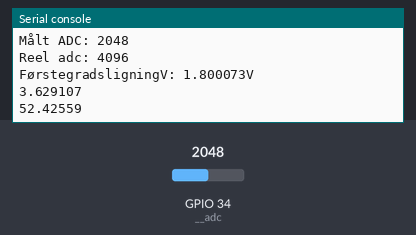
A program run on a simulated ESP32 board running MicroPython. Parts: the last lines printed to the serial console. Inputs (shaded band) come from the test bench; at power-on: GPIO 34 (__adc) = 2048 (analog values on the 0–4095 scale).

Above: at 1.2 s.
1.3 s: GPIO 34 (__adc) set to 2866
At 1.58 s:
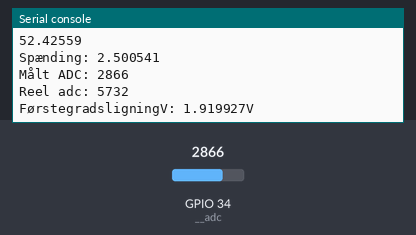
2.8 s: GPIO 34 (__adc) set to 3603
At 3.4 s:
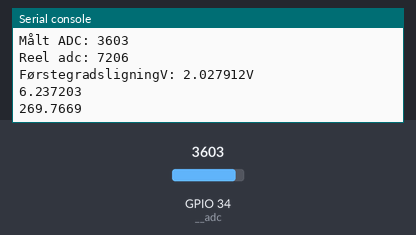
Timing chart, 0 to 5.8 s (numbered marks = the images above; inputs shaded):
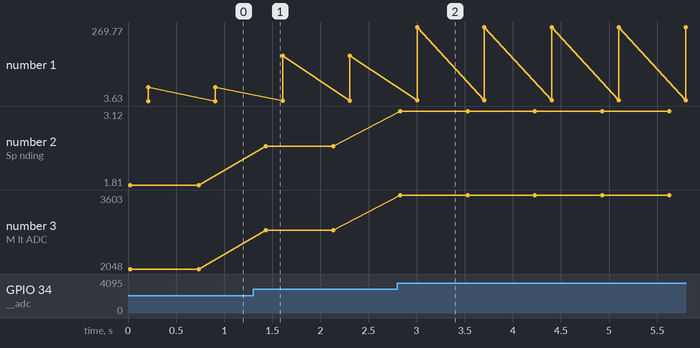

Measured:
- after the input at 1.3 s, the serial console: prints a new line after 0.13 s (image 1)
- after the input at 2.8 s, the serial console: prints a new line at once (image 2)
- plotted number 1: 52.43 → 166.76 after the input at 1.3 s, 166.76 → 269.77 after the input at 2.8 s
- plotted number 2: 1.81 → 2.5 after the input at 1.3 s, 2.5 → 3.12 after the input at 2.8 s
- plotted number 3: 2048 → 2866 after the input at 1.3 s, 2866 → 3603 after the input at 2.8 s

The program:

BatteriProcentM_ler.py
```python
# Mål U
#     Udskriv i Thonny
#     Også udskriv ADC og U_ADC

from machine import ADC,Pin
from adc_sub import ADC_substitute
from time import sleep
import utime

#####
# CONFIGURATION
pin_adc=34

#####
# OBJECTS
adc=ADC_substitute(pin_adc)

# while True:
#     adc_målt=adc.read_adc()
#     reel_adc=adc_målt*2
#     print(f"Spænding: {adc.read_voltage()}")
#     print(f"Målt ADC: {adc_målt}")
#     print(f"Reel adc: {reel_adc}")
#     utime.sleep_ms(100)


# # Lave førstegradsligning der udregner batteriprocent
# # 3.0V = 0% batteriprocent, 4.2V = 100% batteri
#
# ## Førstegradsligning
# ### Hent U og ADC_value fra USB PSU
# Dataset_one=(2.1,4095)
# Dataset_two=(1.5,0)
# #
# # ### Find a
# a=(Dataset_two[0]-Dataset_one[0])/(Dataset_two[1]-Dataset_one[1])
# # print(f"a={a}")
# #
# # ### Find b
# b=(Dataset_one[0]-a*Dataset_one[1])
# print(f"b = {b}")
# ### b=(Dataset_two[0]-a*Dataset_two[1])
# print(f"Førstegradsligning:\n y={a}x+{b}")


# Skriv program der måler batteriprocent
#     Udskriv i Thonny
#     Udskriv også U_ADC og U
while True:
    adc_målt=adc.read_adc()
    reel_adc=adc_målt*2
    print(f"Spænding: {adc.read_voltage()}")
    print(f"Målt ADC: {adc_målt}")
    print(f"Reel adc: {reel_adc}")
    Førstegradsligning=0.0001465201*adc_målt+1.5
    print(f"FørstegradsligningV: {Førstegradsligning}V")
    SpændingUd=adc.read_voltage()*2
    batteri=SpændingUd
    print(SpændingUd)
    batteriprocent=((SpændingUd-3)/1.2)*100
    print(batteriprocent)
    sleep(0.5)
```

adc_sub.py
```python
# An ESP32 ADC substituting library usable from 200 mV to 2,4 V
#
# This library mitigates some of the ESP32 ADC problems:
# - noise: by averaging over 256 measurement
# - 100 mV late start, and
# - non linearity: by using own formula
#
# The library uses a fixed attenuation of 11 dB and 12 bits

from machine import ADC, Pin

class ADC_substitute():

    __adc = None

    # ADC value to voltage first degree equation coefficients
    __alpha = 0.000838616
    __beta = 0.097068


    def __init__(self, pin_adc):
        self.__adc = ADC(Pin(pin_adc))
        self.__adc.atten(ADC.ATTN_11DB)
        self.__adc.width(ADC.WIDTH_12BIT)


    def read_adc(self):
        adc_val = 0
        for i in range(256):
            adc_val += self.__adc.read()
        adc_val = adc_val >> 8

        return adc_val


    def read_voltage(self):
        adc_val = self.read_adc()

        return self.__alpha * adc_val + self.__beta
```
